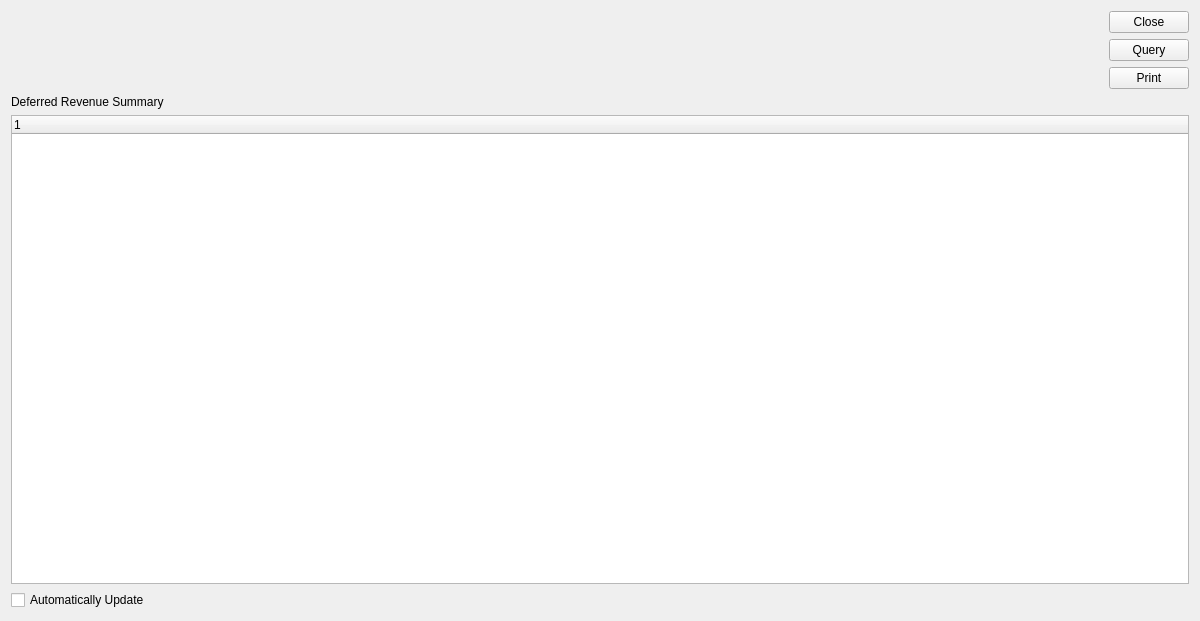
<?xml version="1.0" encoding="UTF-8"?>
<ui version="4.0">
 <comment>This file is part of the xTuple ERP: PostBooks Edition, a free and
open source Enterprise Resource Planning software suite,
Copyright (c) 1999-2014 by OpenMFG LLC, d/b/a xTuple.
It is licensed to you under the Common Public Attribution License
version 1.0, the full text of which (including xTuple-specific Exhibits)
is available at www.xtuple.com/CPAL.  By using this software, you agree
to be bound by its terms.</comment>
 <class>DeferredRevenueSummary</class>
 <widget class="QWidget" name="DeferredRevenueSummary">
  <property name="windowModality">
   <enum>Qt::NonModal</enum>
  </property>
  <property name="geometry">
   <rect>
    <x>0</x>
    <y>0</y>
    <width>1200</width>
    <height>621</height>
   </rect>
  </property>
  <property name="windowTitle">
   <string>Deferred Revenue Summary</string>
  </property>
  <property name="autoFillBackground">
   <bool>false</bool>
  </property>
  <layout class="QGridLayout" name="gridLayout">
   <item row="2" column="4">
    <widget class="QPushButton" name="_print">
     <property name="text">
      <string>Print</string>
     </property>
    </widget>
   </item>
   <item row="1" column="4">
    <widget class="QPushButton" name="_query">
     <property name="text">
      <string>Query</string>
     </property>
    </widget>
   </item>
   <item row="0" column="4">
    <widget class="QPushButton" name="_close">
     <property name="maximumSize">
      <size>
       <width>380</width>
       <height>16777215</height>
      </size>
     </property>
     <property name="text">
      <string>Close</string>
     </property>
     <property name="flat">
      <bool>false</bool>
     </property>
    </widget>
   </item>
   <item row="0" column="3" rowspan="2">
    <spacer name="verticalSpacer">
     <property name="orientation">
      <enum>Qt::Vertical</enum>
     </property>
     <property name="sizeHint" stdset="0">
      <size>
       <width>0</width>
       <height>0</height>
      </size>
     </property>
    </spacer>
   </item>
   <item row="5" column="0">
    <widget class="XCheckBox" name="_update">
     <property name="text">
      <string>Automatically Update</string>
     </property>
    </widget>
   </item>
   <item row="3" column="0">
    <widget class="QLabel" name="label">
     <property name="text">
      <string>Deferred Revenue Summary</string>
     </property>
    </widget>
   </item>
   <item row="0" column="0" rowspan="3">
    <widget class="DateCluster" name="_dates"/>
   </item>
   <item row="4" column="0" colspan="5">
    <widget class="XTreeWidget" name="_list"/>
   </item>
   <item row="0" column="2">
    <spacer name="horizontalSpacer">
     <property name="orientation">
      <enum>Qt::Horizontal</enum>
     </property>
     <property name="sizeHint" stdset="0">
      <size>
       <width>40</width>
       <height>20</height>
      </size>
     </property>
    </spacer>
   </item>
  </layout>
 </widget>
 <customwidgets>
  <customwidget>
   <class>DateCluster</class>
   <extends>QWidget</extends>
   <header>datecluster.h</header>
  </customwidget>
  <customwidget>
   <class>XCheckBox</class>
   <extends>QCheckBox</extends>
   <header>xcheckbox.h</header>
  </customwidget>
  <customwidget>
   <class>XTreeWidget</class>
   <extends>QTreeWidget</extends>
   <header>xtreewidget.h</header>
  </customwidget>
 </customwidgets>
 <resources/>
 <connections/>
</ui>
